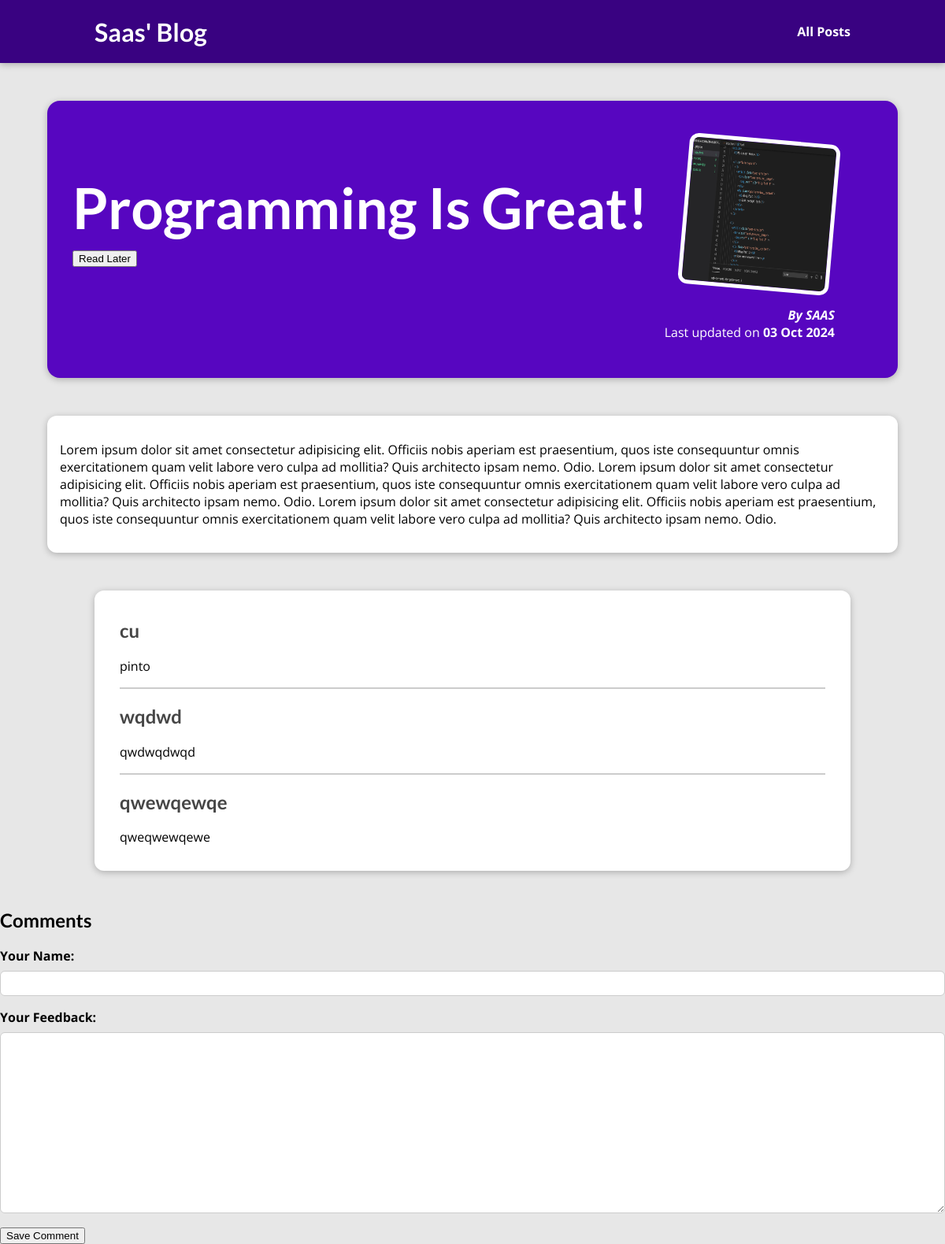
Page /posts/programming-is-fun on the committed database.
### blog/models.py (models this page shows, shortened)
class Post(models.Model):
    title = models.CharField(max_length= 80)
    excerpt = models.CharField(max_length= 250)
    image = models.ImageField(upload_to="posts", null=True)
    content = models.TextField()
    slug = models.SlugField(unique=True, db_index=True)
    date = models.DateField((""), auto_now=False, auto_now_add=False, null=True)
    author = models.ForeignKey(Author, on_delete=models.SET_NULL, null=True, related_name="posts")
    tags = models.ManyToManyField(Tag)

class Author(models.Model):
    name = models.CharField(max_length=30)
    def __str__(self):
        return f"{self.name}"

class Comment(models.Model):
    user_name = models.CharField(max_length=25)
    comment_text = models.TextField()
    post = models.ForeignKey(Post, on_delete=models.CASCADE, related_name="comments", null=True)

### blog/views.py (the view, shortened to what this page needs)
# urls.py: path("posts/<slug:slug>", views.SinglePostView.as_view(), name="post-detail-page")
class SinglePostView(View):
    template_name = "blogs/post-detail.html"
    model = Post
    def get(self, request, slug):
        post= Post.objects.get(slug=slug)
        context = {
            "post":post,
            "pos_tags": post.tags.all(),
            "comment_form": CommentForm(),
            "comments": post.comments.all().order_by("-id")
        }
        return render(request, "blogs/post-detail.html", context)
    def post(self, request, slug):
        comment_form = CommentForm(request.POST)
        post= Post.objects.get(slug=slug)
        if comment_form.is_valid():
            comment = comment_form.save(commit=False)
            comment.post = post
            comment.save()
            return HttpResponseRedirect(reverse("post-detail-page", args=[slug]))
        context = {
            "post":post,
            "post_tags": post.tags.all(),
            "comment_form": comment_form,
            "comments": post.comments.all()
        }
        return render(request, "blogs/post-detail.html", context)

### blog/forms.py
class CommentForm(forms.ModelForm):
    class Meta:
        model = Comment
        exclude = ["post"]
        labels = {
            "user_name":"Your Name",
            "comment_text": "Your Feedback"
        }
        error_messages={
            "user_name":{
                "required": "Your name must not be empty!",
                "max_length": "Please, enter the maximum of 100 characters"
            },
            "comment_text":{
                "required": "Your text must not be empty!"
            }
        }

### blog/templates/blogs/post-detail.html (shortened to what this page needs)
{% extends "base.html" %}
{% load static %}
{% block  css_files %}
    <link rel="stylesheet" href="{% static "blogs/post-details.css" %}">
{% endblock  %}
{% block  content %}
    <section id="summary">
        <h2>{{ post.title }}</h2>
        <div id="read_later">
            <button>Read Later</button>
        </div>
        <article>
            <img src="{{ post.image.url }}" alt={{ post.title }} />
            <address>By {{ post.author}}</address>
            <div>
                Last updated on <time>{{ post.date|date:"d M Y"}}</time>
            </div>
        </article>
    </section>
    <main>
        <p>{{ post.content|linebreaks }}</p>
    </main>
    <section id="comments">
        <ul>
            {% for comment in comments %}
                <li>
                    <h2>{{ comment.user_name }}</h2>
                    <p>{{ comment.comment_text|linebreaks }}</p>
                </li>
            {% endfor %}
            </ul>
    </section>
    <div class="comment_session">
        <h2>Comments</h2>
        <form actio="{% url "post-detail-page" post.slug %}" method="POST" novalidate>
            {% for form_field in comment_form %}
                <div class="form-control">
                    {{ form_field.label_tag }}
                    {{ form_field }}
                </div>
            {% endfor %}
            <button>Save Comment</button>
        </form>
    </div>
{% endblock %}

### static/app.css (style rules this page uses)
* { box-sizing: border-box; }
html { font-family: 'Open Sans', 'Lato', sans-serif; }
body { margin: 0; }
h1, h2, h3 { font-family: 'Lato', sans-serif; font-weight: bold; }

### blog/static/blogs/post-details.css (style rules this page uses)
body { background-color: #e7e7e7; }
#summary { margin: 8rem auto 3rem auto; padding: 2rem; width: 90%; max-width: 90rem; border-radius: 16px; background-color: #5706c0; position: relative; box-shadow: 0 2px 8px rgba(0, 0, 0, 0.25); height: 22rem; }
.form-control { margin-bottom: 1rem; }
.form-control label { font-weight: bold; margin-bottom: 0.5rem; display: block; }
.form-control input, .form-control textarea { display: block; width: 100%; font: inherit; padding: 0.25rem; border-radius: 6px; border: 1px solid #ccc; }
#comments { margin: 3rem auto; width: 90%; max-width: 60rem; border-radius: 12px; background-color: white; box-shadow: 0 2px 8px rgba(0, 0, 0, 0.25); padding: 1rem 2rem; }
#comments ul { list-style: none; margin: 0; padding: 0; }
#comments li { margin-bottom: 1rem; border-bottom: 2px solid #ccc; }
#comments li:last-of-type { border-bottom: none; }
#comments h2 { color: #464646; }
#summary h2 { color: white; font-size: 4.5rem; margin-bottom: 10px; }
#summary article { position: absolute; top: 2rem; right: 3rem; padding: 1rem 2rem; border-radius: 12px; text-align: right; color: white; }
#summary article img { width: 12rem; height: 12rem; border-radius: 12px; transform: rotateZ(5deg); border: 5px solid white; margin-bottom: 1rem; }
#summary address { font-weight: bold; }
#summary time { font-weight: bold; }
main { width: 90%; max-width: 90rem; margin: 3rem auto; background-color: white; padding: 1rem; border-radius: 12px; box-shadow: 0 2px 8px rgba(0, 0, 0, 0.25); }

### rows in the picture
Post: title "Programming Is Great!", image (picture), author "SAAS", date "03 Oct 2024", content "Lorem ipsum dolor sit amet consectetur adipisicing elit. Officiis nobis aperiam est praesentium, quos iste consequuntur omnis exercitationem quam velit labore vero culpa ad mollitia? Quis architecto ipsam nemo. Odio. Lorem ipsum dolor sit amet consectetur adipisicing elit. Officiis nobis aperiam est praesentium, quos iste consequuntur omnis exercitationem quam velit labore vero culpa ad mollitia? Quis architecto ipsam nemo. Odio. Lorem ipsum dolor sit amet consectetur adipisicing elit. Officiis nobis aperiam est praesentium, quos iste consequuntur omnis exercitationem quam velit labore vero culpa ad mollitia? Quis architecto ipsam nemo. Odio."
Comment: user_name "cu", comment_text "pinto"
Comment: user_name "wqdwd", comment_text "qwdwqdwqd"
Comment: user_name "qwewqewqe", comment_text "qweqwewqewe"
